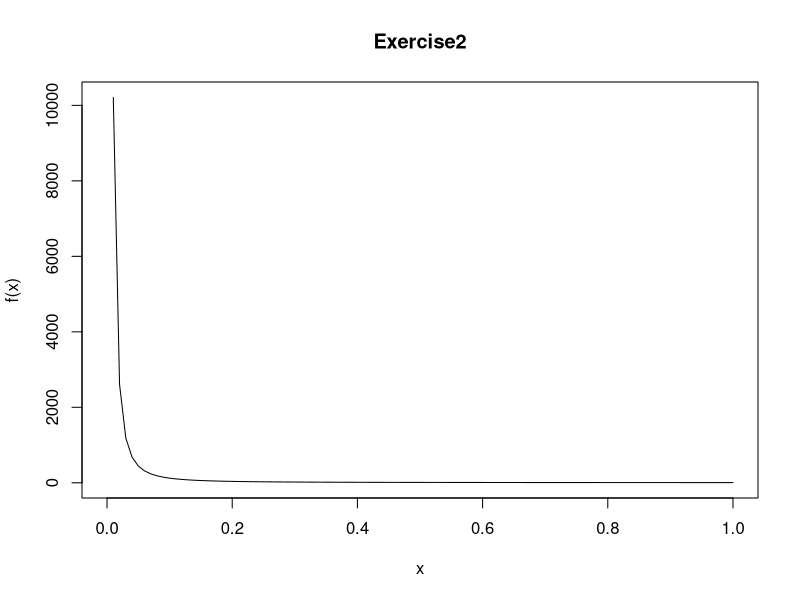

Generate this figure with R:
#Exercise 2

#define the function 
myFunction<-function(i){
  y=((2^i)/i+(3^i)/(i^2))
  return (y)
}

#define the vector that means the range of value i
count<-1:25

#define variable total used to store the sum of function value
total<- 0

#for loop to calculate summary
for(i in count){
  total=total+myFunction(i)
}

#display the result 
cat("The sum of this sumation is ",total)

plot(myFunction, main = "Exercise2", ylab = "f(x)")
